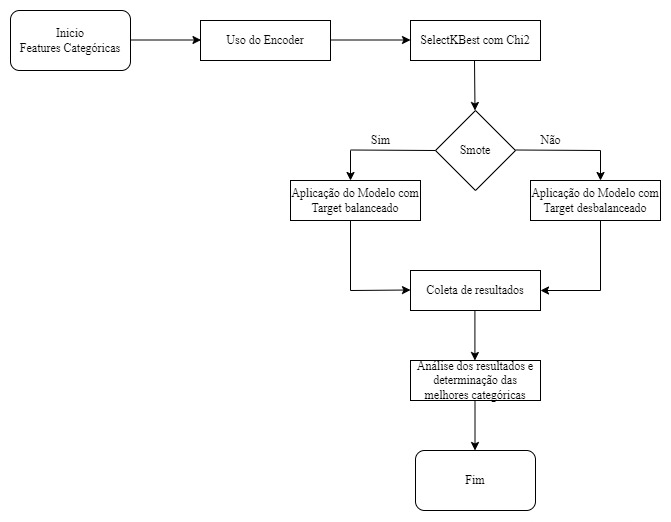
#> input picture images/fluxograma.jpg, 671 x 522 px; its folder holds 4 pictures in this run
$ jupyter execute --allow-errors 'Projeto Dados Não Estruturados I.ipynb'
#> lines starting #> are read from the running program, lines starting #| are printed output that depends on the picture
## Projeto - Classificação de imagens

Na disciplina são vistas diferentes técnicas de preprocessamento, bem como algoritmos de extração de features e como podemos utilizar técnicas de aprendizagem de máquina para classificar imagens.

Este projeto tem como objetivo consolidar os conhecimentos vistos na disciplina aplicando-os em um determinado problema.

## Objetivos

1. Desenvolver um classificador de gatos e cachorros utilizando o dataset [The Oxford-IIIT Pet Dataset](https://www.robots.ox.ac.uk/~vgg/data/pets/)

2. (bônus) - Desenvolver um classificador de raças de animais

[cell 1]
import numpy as np
import matplotlib.pyplot as plt
import seaborn as sns
import os
import cv2
import random
from fnmatch import fnmatch
from sklearn.model_selection import train_test_split
from sklearn.ensemble import RandomForestClassifier
from sklearn.metrics import classification_report, confusion_matrix, ConfusionMatrixDisplay
from imblearn.under_sampling import RandomUnderSampler

Estrutura da pasta contendo os arquivos do projeto após a extração do dataset [The Oxford-IIIT Pet Dataset](https://www.robots.ox.ac.uk/~vgg/data/pets/)

[cell 2]
def show_samples(root='./images', pattern = '*.jpg'):
    """
    Acessa o diretório e busca por arquivos com a extensão especificada,
    em seguida exibe 5 amostras aleatórias das imagens encontradas
    :param root: Diretório onde se encontram as imagens (str)
    :param pattern: Extensão dos arquivos (str)
    :return: Plot com 5 imagens aleatórias
    """
#> called with root = './images', pattern = '*.jpg'
    images = []
    f, ax = plt.subplots(1, 5, figsize=(10, 5))
    for i in range(5):
        for path, subdirs, files in os.walk(root):
            for name in files:
                if fnmatch(name, pattern):
                    images.append(os.path.join(path, name))
        sample = cv2.imread(random.choice(images))
#> sample is the input picture: shape (522, 671, 3); min 0, max 255, mean 250
        ax[i].title.set_text(sample.shape)
        ax[i].imshow(cv2.cvtColor(sample, cv2.COLOR_BGR2RGB))
    plt.tight_layout()

[cell 3]
# Analisando algumas imagens aleatórias

show_samples()
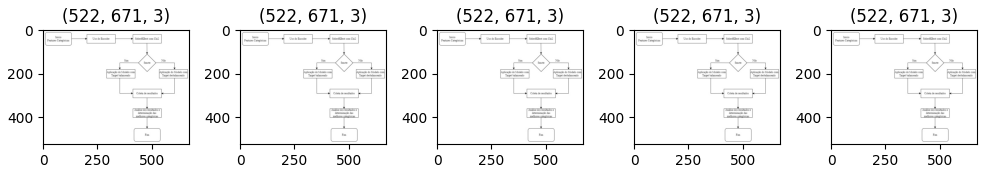
#> figure drawn by matplotlib, 5 panels

Com base na análise de algumas amostras aleatórias é possível notar que os fundos das imagens não seguem um padrão, bem como a posição de cada animal (alguns estão próximos, outros são vistos lateralmente, etc).

Nota-se também que as imagens possuem tamanhos variados, o que poderá resultar em problemas futuros dependendo do modelo selecionado para a classificação.

[cell 4]
def preprocess(root='./images', pattern='*.jpg'):
    """
    Essa função irá realizar o preprocessamento das imagens, acessando
    o diretório (root) e buscando por arquivos com a extensão especificada (pattern)
    para a contrução do dataset
    :param root: Diretório onde se encontram as imagens (str)
    :param pattern: Extensão dos arquivos (str)
    :return: Dicionário contendo o nome e os arrays das imagens processadas com sucesso (dict)
    :return: Lista com o diretório e nome das imagens problemáticas (list)

    """
#> called with root = './images', pattern = '*.jpg'
    img_height = 180
    img_width = 180
    images = {}
    crapy_images = []

    # Percorrendo todo diretório em busca de arquivos com a extensão especificada
    for path, subdirs, files in os.walk(root):
        for name in files:
            if fnmatch(name, pattern):
                try:
                    # Lendo o arquivo
                    original = cv2.imread(os.path.join(path, name))
                    # Redimensionando
                    resized_image = cv2.resize(original, (img_height, img_width),interpolation = cv2.INTER_AREA)
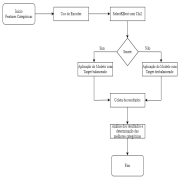
#> resized_image: shape (180, 180, 3); min 8, max 255, mean 250
                    # Convertendo de BGR para GRAY
                    gray = cv2.cvtColor(resized_image, cv2.COLOR_BGR2GRAY)
                    # Equalizando localmente
                    clahe = cv2.createCLAHE(clipLimit=3.0, tileGridSize=(15,15))
                    cl1 = clahe.apply(gray)
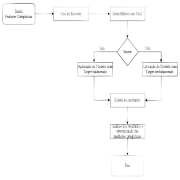
#> cl1: shape (180, 180); min 13, max 255, mean 251.4
                    # Detectando bordas
                    canny = cv2.Canny(image=gray, threshold1=120, threshold2=190)
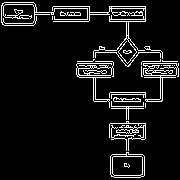
#> canny: shape (180, 180); 8.2% white in thin lines or dots
                    # Normalizando
                    resized_image = resized_image/255
                    cl1 = cl1/255
                    canny = canny/255
#> canny: shape (180, 180) float64; values 0 (black) and 1 (white), 8.2% white in thin lines or dots
                    # Reduzindo o tamanho da imagem colorida
                    resized_image = resized_image.mean(axis=2)
#> resized_image: shape (180, 180) float64
                    # Salvando no dicionário
                    images[name] = [resized_image,cl1,canny]
                except Exception as e:
                    # Se a imagem apresentar erro, salvar na lista para exclusão
                    crapy_images.append(os.path.join(path, name))
    return images, crapy_images

[cell 5]
images, crapy_images = preprocess()

[cell 6]
# Verificando a quantidade de imagens processadas corretamente

len(images)

[cell 7]
# Verificando a quantidade de imagens que apresentaram problemas no processamento (não serão utilizadas)

len(crapy_images)

Analisando o conteúdo da pasta "annotations" encontrei o arquivo "list.txt" que continha, entre outras informações, a classe para cada imagem (gato ou cachorro).

Manipulando o arquivo obtive um dicionário com o nome de cada arquivo e sua respectiva classe.

[cell 8]
# Realizando a leitura do arquivo list.txt e salvando as classes em um dicionário

classes = {}

#> (the rest of this cell did not finish here and is left out)

[cell 9]
# Verificando a quantidade de registros obtida

len(classes)

Notei que nem todas as imagens estão classificadas no arquivo 'list.txt' pois existem 7384 imagens(+ 6 imagens problemáticas) e apenas 7349 linhas classificando as imagens no arquivo TXT.

[cell 10]
# Identificando as imagens sem classe definida no arquivo 'list.txt'

classless = []
for file_name in images:
    if file_name not in classes:
        classless.append(file_name)

[cell 11]
# Removendo as imagens sem classe definida do dataset

for i in classless:
    images.pop(i)

[cell 12]
# Verificando se ambos os dicionários estão com a mesma quantidade de valores

len(images) == len(classes)

[cell 13]
# Verificando se ambos os dicionários possuem as mesmas chaves e na mesma ordem

images.keys() == classes.keys()

Na sequência pude observar que o dataset está bastante desbalanceado, contendo mais cachorros que gatos.

[cell 14]
classes_qty = list()

for i in list(classes.values()):
    if i == 1:
        classes_qty.append('Gatos')
    else:
        classes_qty.append('Cachorros')

plt.title('Distribuição das classes')
sns.countplot(x=classes_qty)
plt.show();

[cell 15]
# Transformando os dicionários de imagens e classes em arrays para utilizar no modelo

img_list = list()
class_list = list()

for key in images:
    img_list.append(images[key][0])
    img_list.append(images[key][1])
    img_list.append(images[key][2])
    class_list.append(classes[key])
    class_list.append(classes[key])
    class_list.append(classes[key])

x = np.array(img_list)
y = np.array(class_list)
